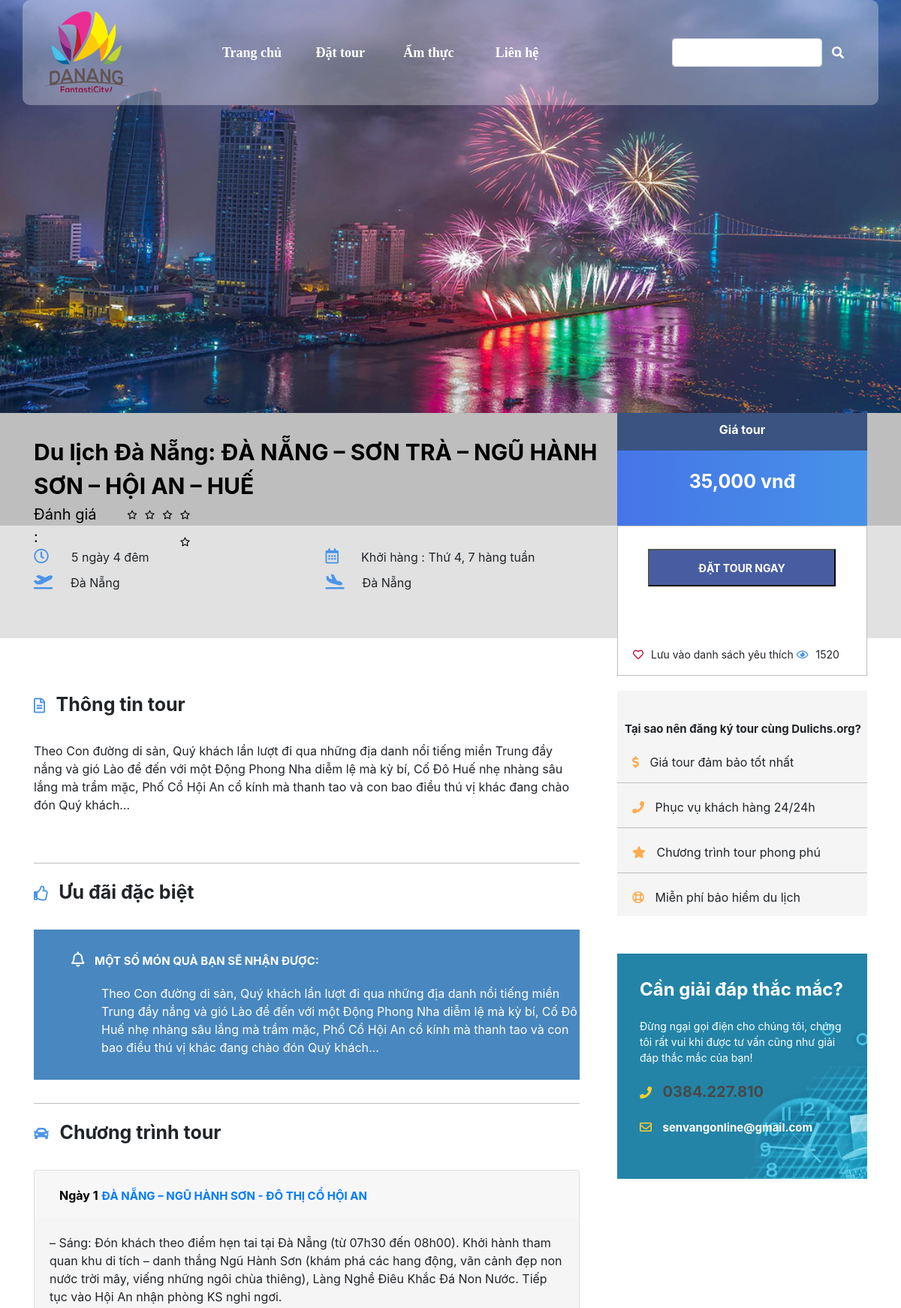
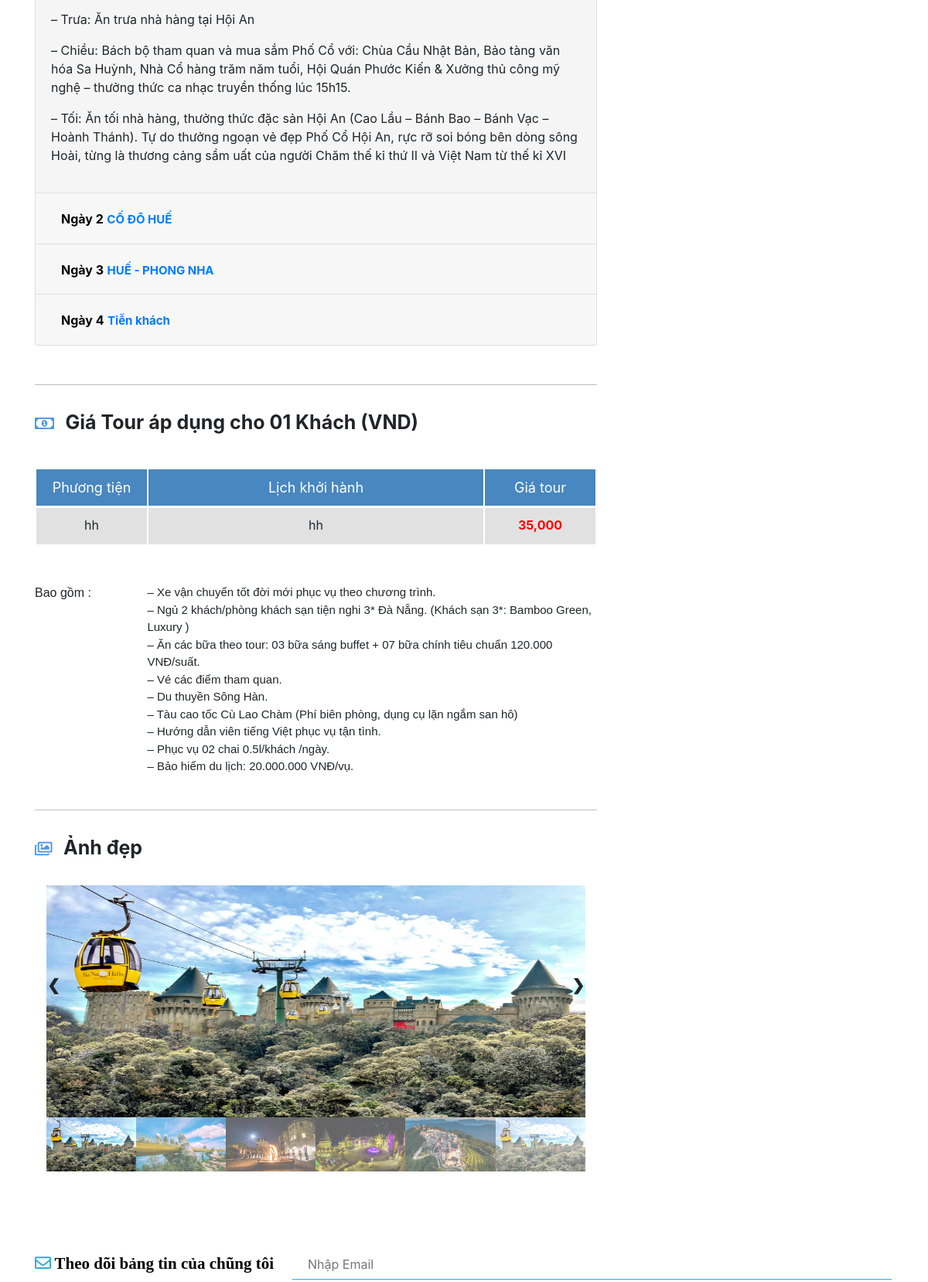
The page /dulich/dulich/index.php?action=chitiettour&id=9 (upper part) on the database its author committed (2 pictures, top to bottom).
### tables this page shows
CREATE TABLE `chuongtrinh` (
  `id` int(11) NOT NULL,
  `id_tour` int(11) NOT NULL
);

CREATE TABLE `tour` (
  `id` int(11) NOT NULL,
  `ten` text NOT NULL,
  `tgian` text NOT NULL,
  `diadiem` varchar(50) NOT NULL,
  `khoihanh` varchar(30) NOT NULL,
  `gia` int(11) NOT NULL,
  `anh_thumb` text NOT NULL,
  `anh` text NOT NULL,
  `thongtin` text NOT NULL,
  `uudai` text NOT NULL
);

CREATE TABLE `chitietct` (
  `id` int(11) NOT NULL,
  `id_ct` int(11) NOT NULL,
  `ngay` int(11) NOT NULL,
  `ten` text NOT NULL,
  `noidungngay` text NOT NULL
);

CREATE TABLE `chitietgia` (
  `id` int(11) NOT NULL,
  `id_gia` int(11) NOT NULL,
  `phuongtien` text NOT NULL,
  `lichkhoihanh` text NOT NULL,
  `gia` int(11) NOT NULL
);

### dulich/dulich/view.php (called while the page is built, shortened)
<?php
	class View
	{
		public function chitiettour($ct, $tb='')
		{
			require_once 'view/chitiettour.php';
		}
	}
 ?>

### dulich/dulich/model.php (called while the page is built, shortened)
<?php
	class Model
	{
		public $conn;
		public function __construct()
		{
			$host="localhost";
			$username="root";
			$pass="";
			$bd= "qlda1";
			$this->conn= new mysqli($host, $username, $pass, $bd);
			mysqli_set_charset($this->conn, 'UTF8');
		}
		public function chitiettour($id)
		{
			$sql = "SELECT chuongtrinh.id as idct, giatour.id as idgt, tour.* FROM chuongtrinh, giatour, tour WHERE tour.id = ".$id." AND chuongtrinh.id_tour=tour.id AND giatour.id_tour=tour.id";
			$result=$this->conn->query($sql);
			if ($result->num_rows >0) {
				$t=$result->fetch_assoc();
				$tour = $t;
				$sql2 = "SELECT * FROM chitietct WHERE id_ct = ".$t['idct'].";";
				$result2=$this->conn->query($sql2);
				if($result2)
				if ($result2->num_rows >0) {
					$tar = array();
					while($t2=$result2->fetch_assoc()){
						$tar[] = $t2;
					}
					$tour['chitietct'] = $tar;
				}
				$sql3 = "SELECT * FROM chitietgia WHERE id_gia = ".$t['idgt'].";";
				$result3=$this->conn->query($sql3);
				if($result3)
				if($result3->num_rows > 0) {
					$t3=$result3->fetch_assoc();
					$tour['chitietgia'] = $t3;
				}
				return $tour;
			}else{
				return null;
			}
		}
	}
 ?>

### dulich/dulich/view/chitiettour.php (the view, shortened to what this page needs)
<!DOCTYPE html>
<head>
</head>
<htm>
<body>
	<div class="container-fluid bg-main" style="background-image: url(<?php echo($ct['anh_thumb']) ?>); height: 550px;">
		<div class="container">
			<div class="row head">
				<div class="col-2"><img id="logo" src="img/anhphu/logo.png"></div>
				<div class="menu col-7" style="padding-left: 50px;text-align: center;">
					<div class="home"><a href="index.php">Trang chủ</a></div>
					<div class="home"><a href="index.php?action=dattour">Đặt tour</a></div>
					<div class="home"><a href="index.php?action=amthuc">Ẩm thực</a></div>
					<div class="home"><a href="index.php?action=lienhe">Liên hệ</a></div>
				</div>
				<div class="home search col-3">
					<form class="form-inline" action="index.php?action=dattour" method="post">
						<input class="form-control" type="text" name="key" style="width: 200px">
						<button class="btn btn-hover" style="background: none; color: white;" name="Search">
							<i class="fas fa-search"></i>
						</button>
					</form>
				</div>
			</div>
		</div>
	</div>
	<div class="container-fluid" style="background: #bebebe;">
		<div class="container">
			<div class="tour">
				<div style=" margin-top: 30px;">
					<div id="Tentour" style="font-size: 30px; font-weight: bold;">Du lịch Đà Nẵng: <?php echo $ct['ten']; ?></div>
					<div class="danhgia">
						<div style="font-size: 20px;">Đánh giá :</div>
						<div class="stars" style="margin-left: 10px; margin-top:2px;">
							<form action="">
								<label class="star star-5" for="star-5"></label>
								<label class="star star-4" for="star-4"></label>
								<label class="star star-3" for="star-3"></label>
								<label class="star star-2" for="star-2"></label>
								<label class="star star-1" for="star-1"></label>
							</form>
						</div>
					</div>
				</div>
				<div>
					<div style=" height: 100%; width: 100%;">
						<div style="padding-top: 10px;font-weight: bold; height: 50px; color: #fff; text-align: center;background: rgba(44, 72, 122, 0.9);}">Giá tour</div>
						<div id="Giatour" style="padding-top: 23px; height: 100px;font-size: 25px;font-weight: bold; color: #fff; text-align: center;background: linear-gradient(to right, #4675e7 , #4692e7); "><?php echo number_format($ct['gia']); ?> vnđ</div>
					</div>
				</div>
			</div>
		</div>
	</div>
	<div class="container-fluid" style="background-color: #e1e1e1;height: 150px;">
		<div class="container tou">
			<div class="tou2">
				<div>
					<div class="time"><i class="far fa-clock"></i><span style="margin-left: 30px;"><?php echo $ct['tgian']; ?></span></div>
					<div class="time"class="time"><i class="fas fa-plane-departure"></i><span style="margin-left: 24px;"><?php echo $ct['diadiem']; ?></span></div>
				</div>
				<div>
					<div class="time"><i class="far fa-calendar-alt"></i><span style="margin-left: 30px;">Khởi hàng : <?php echo $ct['khoihanh']; ?></span></div>
					<div class="time"><i class="fas fa-plane-arrival"></i><span style="margin-left: 24px;">Đà Nẵng</span></div>
				</div>
			</div>
			<div class="tou3">
				<div>
					<input data-toggle="modal" data-target="#Dattour" type="button" value="ĐẶT TOUR NGAY" class="button" onclick="DKtour()"  style="background: #485da1;color: #fff;font-weight: bold;font-size: 14px;width: 250px;height: 50px;margin-top: 30px;margin-left: 40px;">
				</div>
				<div class="tou4">
					<div class="time2"><i style="color: #c50632;" class="far fa-heart"></i><span style="margin-left: 10px;">Lưu vào danh sách yêu thích</span></div>
					<div class="time2"><i  style="color: #4692e7;" class="far fa-eye"></i><span style="margin-left: 10px;">1520</span></div>
				</div>
			</div>
		</div>
	</div>
	<div class="container info" style="margin-top: 70px;">
		<div class="trai" style="padding-right: 50px;">
			<div class="thongtin">
				<div class="fontdau">
					<i class="far fa-file-alt"></i>
					<span>Thông tin tour</span>
				</div>
				<div style="margin-top: 30px;">
					<div><?php echo $ct['thongtin']; ?></div>
				</div>
			</div>
			<div style="margin-top: 20px; height: 300px;border-bottom: 1px solid #bebebe;">
				<div class="fontdau">
					<i class="far fa-thumbs-up"></i>
					<span>Ưu đãi đặc biệt</span>
				</div>
				<div style="margin-top: 30px; background-color:#4887bf; height: 200px; ">
					<div class="uudai">
						<i class="far fa-bell"></i>
						<span style="margin-left: 10px;">MỘT SỐ MÓN QUÀ BẠN SẼ NHẬN ĐƯỢC:</span>
					</div>
					<div class="uudai2">
						<?php echo $ct['uudai']; ?>
					</div>
				</div>
			</div>
			<div style="margin-top: 20px;">
				<div class="fontdau">
					<i class="fas fa-car"></i>
					<span>Chương trình tour</span>
				</div>
				<div style="margin-top: 30px;">
					<div class="accordion" id="accordionExample">
						<?php
						$i=0;
						foreach ($ct['chitietct'] as $chitiet) {
						?>
						<div class="card">
						    <div class="card-header" id="heading-<?php echo  $chitiet['id'];?>">
						      <h2 class="mb-0">
						        <a class="btn btn-link collapsed" role="button" href="#collapse-<?php echo  $chitiet['id'];?>" data-toggle="collapse" aria-expanded="false">
						          <span style="color: #000; font-weight: bold;">Ngày <?php echo $chitiet['ngay']; ?></span>
						          <span style="font-weight: bold; font-size: 15px;"><?php echo $chitiet['ten']; ?></span>
						        </a>
						      </h2>
						    </div>
						    <div id="collapse-<?php echo  $chitiet['id'];?>" class="collapse <?php if($i==0) echo "show";?>">
						      <div class="card-body">
						        <?php echo $chitiet['noidungngay']; ?>
						      </div>
						    </div>
						</div>
					<?php
					$i++;
					 } ?>
					</div>
				</div>
				<div style="border-bottom: 1px solid #bebebe; margin-top: 50px;"></div>
			</div>
			<div style="margin-top: 30px; border-bottom: 1px solid #bebebe; height: 520px;">
				<div class="fontdau">
					<i class="far fa-money-bill-alt"></i>
					<span>Giá Tour áp dụng cho 01 Khách (VND)</span>
				</div>
				<div class="fontgiua">
					<div class="table1">
						<div>Phương tiện</div>
						<div>Lịch khởi hành</div>
						<div>Giá tour</div>
					</div>
					<div class="table2">
						<div><?php echo $ct['chitietgia']['phuongtien']; ?></div>
						<div><?php echo $ct['chitietgia']['lichkhoihanh']; ?></div>
						<div style="color: red;font-weight: bold;"><?php echo number_format($ct['gia']); ?></div>
					</div>
				</div>
				<div class="luuy">
					<div style="font-size: 16px;">Bao gồm :</div>
					<div>
						<div>– Xe vận chuyển tốt đời mới phục vụ theo chương trình. </div>
						<div>– Ngủ 2 khách/phòng khách sạn tiện nghi 3* Đà Nẵng. (Khách sạn 3*: Bamboo Green, Luxury )</div>
						<div>– Ăn các bữa theo tour: 03 bữa sáng buffet + 07 bữa chính tiêu chuẩn 120.000 VNĐ/suất.</div>
						<div>– Vé các điểm tham quan.</div>
						<div>– Du thuyền Sông Hàn.</div>
						<div>– Tàu cao tốc Cù Lao Chàm (Phí biên phòng, dụng cụ lặn ngắm san hô)</div>
						<div>– Hướng dẫn viên tiếng Việt phục vụ tận tình.</div>
						<div>– Phục vụ 02 chai 0.5l/khách /ngày.</div>
						<div>– Bảo hiểm du lịch: 20.000.000 VNĐ/vụ.</div>
					</div>
				</div>
			</div>
			<div style="margin-top: 30px;">
				<div class="fontdau">
					<i class="far fa-images"></i>
					<span>Ảnh đẹp</span>
				</div>
				<div style="margin-top: 30px;">
					<div class="container anh">
					  	<div class="mySlides">
					      	<img src="img/anhbana.jpg" style="height: 300px; width: 100%;">
					  	</div>
					  	<a class="prev" onclick="plusSlides(-1)">&#10094;</a>
					  	<a class="next" onclick="plusSlides(1)">&#10095;</a>
					  	<div class="row" style="padding-left:15px;padding-right: 15px; ">
					    	<div class="column">
					      		<img class="demo cursor" src="img/anhbana.jpg" style="width:100%;height: 70px;" onclick="currentSlide(1)" >
					    	</div>
					    	<div class="column">
					      		<img class="demo cursor" src="img/bana2.jpg" style="width:100%;height: 70px;" onclick="currentSlide(2)" >
					    	</div>
					    	<div class="column">
					      		<img class="demo cursor" src="img/bana3.jpg" style="width:100%;height: 70px;" onclick="currentSlide(3)" >
					    	</div>
					    	<div class="column">
					      		<img class="demo cursor" src="img/bana4.jpg" style="width:100%;height: 70px;" onclick="currentSlide(4)" >
					    	</div>
					    	<div class="column">
					      		<img class="demo cursor" src="img/bana5.jpg" style="width:100%;height: 70px;" onclick="currentSlide(5)" >
					    	</div>
					    	<div class="column">
					      		<img class="demo cursor" src="img/anhbana.jpg" style="width:100%;height: 70px;" onclick="currentSlide(6)" >
					    	</div>
					  	</div>
					</div>
				</div>
			</div>
		</div>
		<div class="phai">
			<div style="width: 100%;background-color: #f5f5f5;height: 300px;">
				<div style="font-size: 15px;font-weight: bold; padding-top: 40px;padding-left: 10px;">Tại sao nên đăng ký tour cùng Dulichs.org?</div>
				<div class="khung" style="border-bottom: 1px solid #bebebe;">
					<i class="fas fa-dollar-sign"></i>
					<span>Giá tour đảm bảo tốt nhất</span>
				</div>
				<div class="khung" style="border-bottom: 1px solid #bebebe;">
					<i class="fas fa-phone"></i>
					<span>Phục vụ khách hàng 24/24h</span>
				</div>
				<div class="khung" style="border-bottom: 1px solid #bebebe;">
					<i class="fas fa-star"></i>
					<span>Chương trình tour phong phú</span>
				</div>
				<div class="khung">
					<i class="far fa-life-ring"></i>
					<span>Miễn phí bảo hiểm du lịch</span>
				</div>
			</div>
			<div class="bg-khung">
				<div style="font-weight: bold;font-size: 24px; padding-top: 30px; padding-left: 30px; color: #fff;">Cần giải đáp thắc mắc?</div>
				<div style="padding-left: 30px;padding-top: 20px; color: #fff;font-size: 14px;margin-right: 20px;">Đừng ngại gọi điện cho chúng tôi, chúng tôi rất vui khi được tư vấn cũng như giải đáp thắc mắc của bạn!</div>
				<div style="margin-top: 20px; margin-left: 30px;">
					<i style="color: #ffcf2a;" class="fas fa-phone"></i>
					<span style="font-weight: bold;margin-left: 10px;color: #484848;
					font-size: 20px;">0384.227.810</span>
				</div>
				<div style="margin-top: 20px; margin-left: 30px;">
					<i style="color: #ffcf2a;" class="far fa-envelope"></i>
					<span style="font-weight: bold;margin-left: 10px;color: #fff;
					font-size: 15px;">senvangonline@gmail.com</span>
				</div>
			</div>
		</div>
	</div>
	<div class="container">
		<div class="bangtin">
			<div>
				<span><i id="icon" class="far fa-envelope"></i></span>
				<span class="theodoi">Theo dõi bảng tin của chũng tôi</span>
			</div>
			<div>
				<input id="email" type="text" name="" placeholder="Nhập Email">
			</div>
		</div>
	</div>
</body>
</html

### rows shown on the page
chuongtrinh: id_tour.anh_thumb (picture), id_tour.ten "ĐÀ NẴNG – SƠN TRÀ – NGŨ HÀNH SƠN – HỘI AN – HUẾ", id_tour.gia "35,000", id_tour.tgian "5 ngày 4 đêm", id_tour.diadiem "Đà Nẵng", id_tour.khoihanh "Thứ 4, 7 hàng tuần", id_tour.thongtin "Theo Con đường di sản, Quý khách lần lượt đi qua những địa danh nổi tiếng miền Trung đầy nắng và gió Lào để đến với một Động Phong Nha diễm lệ mà kỳ bí, Cố Đô Huế nhẹ nhàng sâu lắng mà trầm mặc, Phố Cổ Hội An cổ kính mà thanh tao và con bao điều thú vị khác đang chào đón Quý khách…", id_tour.uudai "Theo Con đường di sản, Quý khách lần lượt đi qua những địa danh nổi tiếng miền Trung đầy nắng và gió Lào để đến với một Động Phong Nha diễm lệ mà kỳ bí, Cố Đô Huế nhẹ nhàng sâu lắng mà trầm mặc, Phố Cổ Hội An cổ kính mà thanh tao và con bao điều thú vị khác đang chào đón Quý khách…"
chitietct: ngay "1", ten "ĐÀ NẴNG – NGŨ HÀNH SƠN - ĐÔ THỊ CỔ HỘI AN", noidungngay "– Sáng: Đón khách theo điểm hẹn tai tại Đà Nẵng (từ 07h30 đến 08h00). Khởi hành tham quan khu di tích – danh thắng Ngũ Hành Sơn (khám phá các hang động, vãn cảnh đẹp non nước trời mây, viếng những ngôi chùa thiêng), Làng Nghề Điêu Khắc Đá Non Nước. Tiếp tục vào Hội An nhận phòng KS nghỉ ngơi. – Trưa: Ăn trưa nhà hàng tại Hội An – Chiều: Bách bộ tham quan và mua sắm Phố Cổ với: Chùa Cầu Nhật Bản, Bảo tàng văn hóa Sa Huỳnh, Nhà Cổ hàng trăm năm tuổi, Hội Quán Phước Kiến & Xưởng thủ công mỹ nghệ – thưởng thức ca nhạc truyền thống lúc 15h15. – Tối: Ăn tối nhà hàng, thưởng thức đặc sản Hội An (Cao Lầu – Bánh Bao – Bánh Vạc – Hoành Thánh). Tự do thưởng ngoạn vẻ đẹp Phố Cổ Hội An, rực rỡ soi bóng…"
chitietct: ngay "2", ten "CỐ ĐÔ HUẾ"
chitietct: ngay "3", ten "HUẾ - PHONG NHA"
chitietct: ngay "4", ten "Tiễn khách"
chitietgia: phuongtien "hh", lichkhoihanh "hh"
